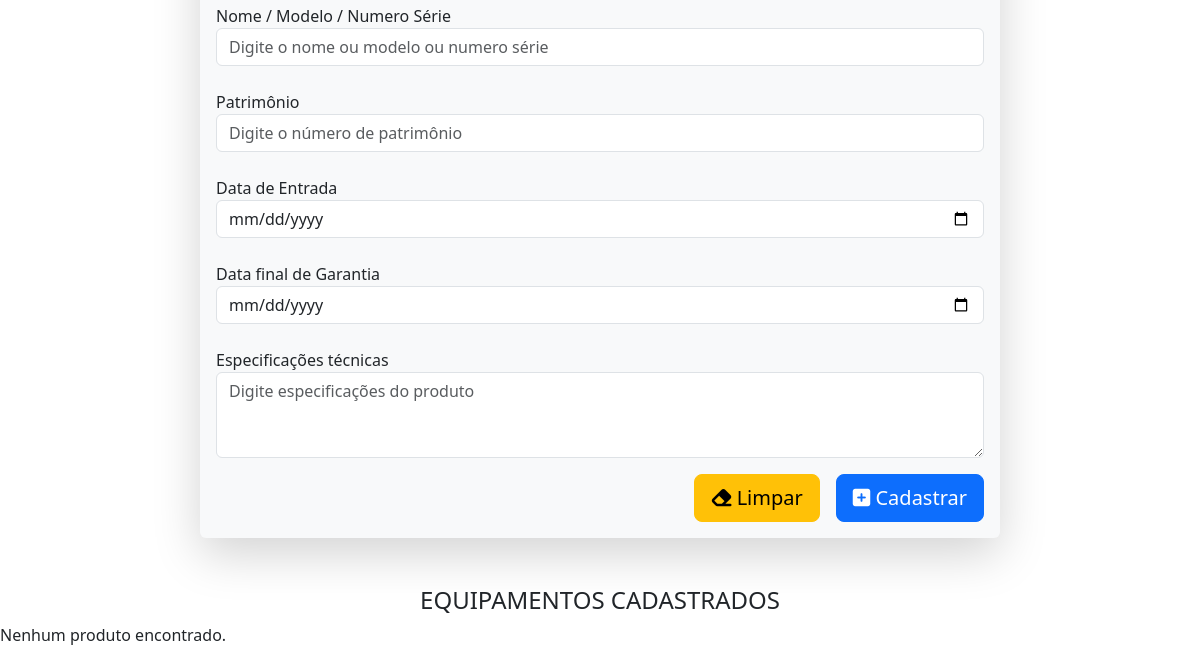
Before: /scripts/produto.php (lower part) with the older database file.
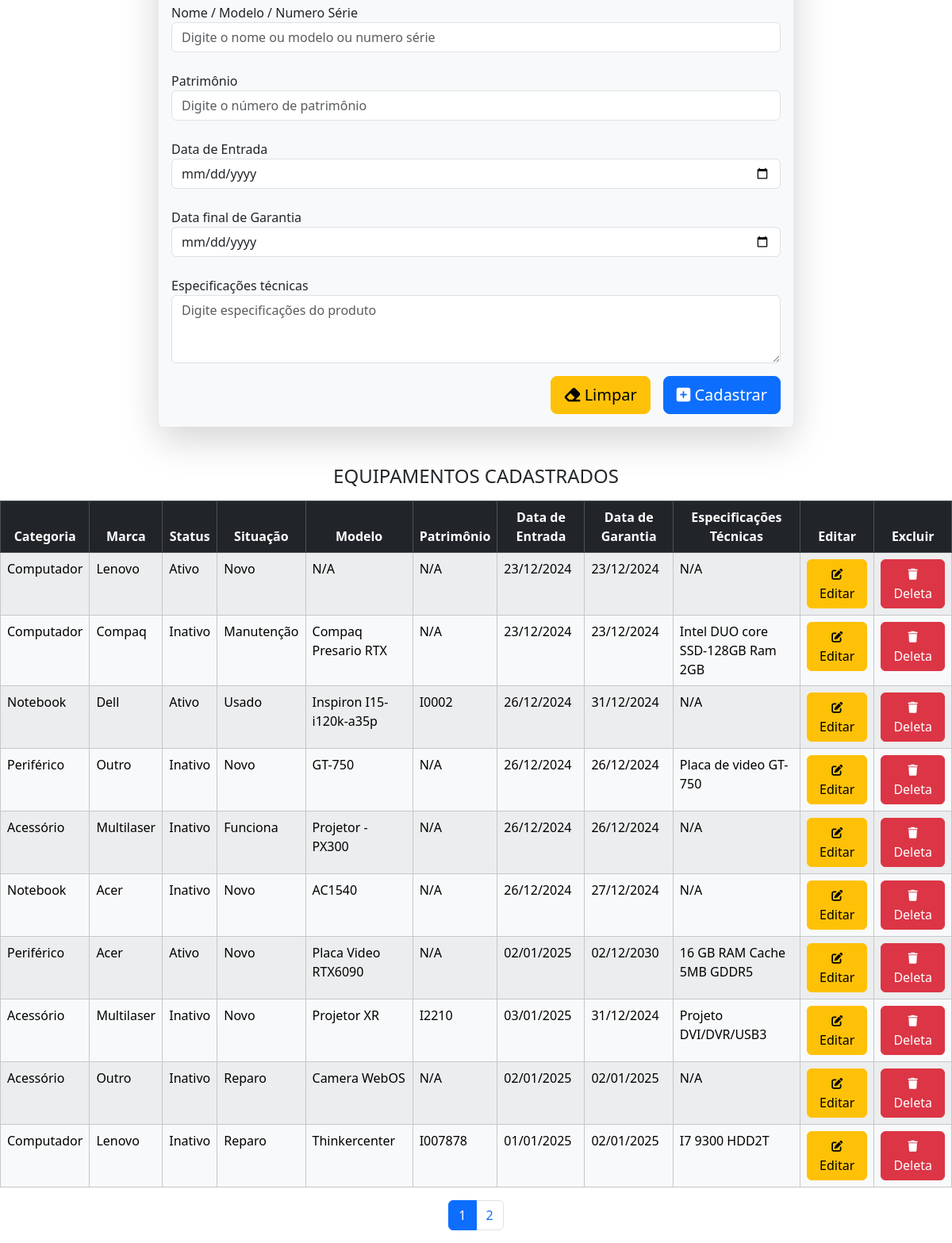
After: the same page with the newer database file.
### tables this page shows
CREATE TABLE IF NOT EXISTS `produto` (
  `id` int NOT NULL AUTO_INCREMENT,
  `status` enum('Ativo','Inativo') NOT NULL DEFAULT 'Ativo',
  `categoria` varchar(255) NOT NULL,
  `marca` varchar(255) NOT NULL,
  `situacao` varchar(50) NOT NULL,
  `modelo` varchar(255) NOT NULL,
  `patrimonio` varchar(50) NOT NULL,
  `data_entrada` date NOT NULL,
  `data_garantia` date DEFAULT NULL,
  `espec_tecnicas` text,
  `updated_at` datetime DEFAULT CURRENT_TIMESTAMP ON UPDATE CURRENT_TIMESTAMP,
  PRIMARY KEY (`id`)
);

### inc/database.php (called while the page is built, shortened)
<?php
class database
{
    public function executarConsulta($sql, $params = []) {
        try {
            $pdo = new PDO('mysql:host=' . DB_HOST . ';dbname=' . DB_NAME, DB_USER, DB_PASS);
            $pdo->setAttribute(PDO::ATTR_ERRMODE, PDO::ERRMODE_EXCEPTION);
            $stmt = $pdo->prepare($sql);
            $stmt->execute();
            return $stmt->fetchAll(PDO::FETCH_ASSOC);
        } catch (PDOException $e) {
            echo "Erro na consulta: " . $e->getMessage();
        }
    }
}

### inc/lista.php (the view, shortened to what this page needs)
<?php
include_once __DIR__ . '/../inc/database.php';
$db = new database();
$registrosPorPagina = 10;
$page = isset($_GET['page']) ? (int)$_GET['page'] : 1;
$page = max($page, 1);
$offset = ($page - 1) * $registrosPorPagina;
$sql = "SELECT * FROM produto LIMIT $registrosPorPagina OFFSET $offset";
$resultados = $db->executarConsulta($sql, []);
$sqlTotal = "SELECT COUNT(*) AS total FROM produto";
$totalRegistros = $db->executarConsulta($sqlTotal, [])[0]['total'];
$totalPaginas = ceil($totalRegistros / $registrosPorPagina);
?>
<div class="container mt-2 text-center text-uppercase">
    <div class="row">
        <div class="col">
            <h4>Equipamentos Cadastrados</h4>
        </div>
    </div>
</div>
<?php if (!empty($resultados)): ?>
    <table class="table table-light table-striped table-bordered mt-2">
        <thead class="table-dark">
            <tr class="text-center">
                <th>Categoria</th>
                <th>Marca</th>
                <th>Status</th>
                <th>Situação</th>
                <th>Modelo</th>
                <th>Patrimônio</th>
                <th>Data de Entrada</th>
                <th>Data de Garantia</th>
                <th>Especificações Técnicas</th>
                <th>Editar</th>
                <th>Excluir</th>
            </tr>
        </thead>
        <tbody>
            <?php foreach ($resultados as $produto): ?>
                <tr>
                    <td><?php echo htmlspecialchars($produto['categoria']); ?></td>
                    <td><?php echo htmlspecialchars($produto['marca']); ?></td>
                    <td><?php echo htmlspecialchars($produto['status']); ?></td>
                    <td><?php echo htmlspecialchars($produto['situacao']); ?></td>
                    <td><?php echo htmlspecialchars($produto['modelo']); ?></td>
                    <td><?php echo htmlspecialchars($produto['patrimonio']); ?></td>
                    <td><?php echo htmlspecialchars(date('d/m/Y', strtotime($produto['data_entrada']))); ?></td>
                    <td><?php echo htmlspecialchars(date('d/m/Y', strtotime($produto['data_garantia']))); ?></td>
                    <td><?php echo htmlspecialchars($produto['espec_tecnicas']); ?></td>
                    <td>
                        <a href="?rota=editar&id=<?php echo htmlspecialchars($produto['id']); ?>" class="btn btn-warning fs-6" title="editar">
                            <i class="fas fa-edit fa-sm mx-2 mt-1 mb-2"></i> Editar
                        </a>
                    </td>
                    <td>
                        <a onclick="return confirm('Confirma deleta este registro?')" href="?rota=delete&id=<?php echo htmlspecialchars($produto['id']); ?>" class="btn btn-danger" title="deleta">
                            <i class="fas fa-trash fa-sm mx-2 mt-1 mb-2"></i> Deleta
                        </a>
                    </td>
                </tr>
            <?php endforeach; ?>
        </tbody>
    </table>
<?php else: ?>
    <p>Nenhum produto encontrado.</p>
<?php endif; ?>
<?php if ($totalPaginas > 1): ?>
    <nav>
        <ul class="pagination justify-content-center">
            <?php for ($i = 1; $i <= $totalPaginas; $i++): ?>
                <li class="page-item <?php echo ($i === $page) ? 'active' : ''; ?>">
                    <a class="page-link" href="?rota=produto&page=<?php echo $i; ?>"><?php echo $i; ?></a>
                </li>
            <?php endfor; ?>
        </ul>
    </nav>
<?php endif; ?>

Changed rows visible on the page:
added produto: categoria "Computador", marca "Lenovo", status "Ativo", situacao "Novo", modelo "N/A", patrimonio "N/A", data_entrada "23/12/2024", data_garantia "23/12/2024", espec_tecnicas "N/A"
added produto: categoria "Computador", marca "Compaq", status "Inativo", situacao "Manutenção", modelo "Compaq Presario RTX", patrimonio "N/A", data_entrada "23/12/2024", data_garantia "23/12/2024", espec_tecnicas "Intel DUO core SSD-128GB Ram 2GB"
added produto: categoria "Notebook", marca "Dell", status "Ativo", situacao "Usado", modelo "Inspiron I15-i120k-a35p", patrimonio "I0002", data_entrada "26/12/2024", data_garantia "31/12/2024", espec_tecnicas "N/A"
added produto: categoria "Periférico", marca "Outro", status "Inativo", situacao "Novo", modelo "GT-750", patrimonio "N/A", data_entrada "26/12/2024", data_garantia "26/12/2024", espec_tecnicas "Placa de video GT-750"
added produto: categoria "Acessório", marca "Multilaser", status "Inativo", situacao "Funciona", modelo "Projetor - PX300", patrimonio "N/A", data_entrada "26/12/2024", data_garantia "26/12/2024", espec_tecnicas "N/A"
added produto: categoria "Notebook", marca "Acer", status "Inativo", situacao "Novo", modelo "AC1540", patrimonio "N/A", data_entrada "26/12/2024", data_garantia "27/12/2024", espec_tecnicas "N/A"
added produto: categoria "Periférico", marca "Acer", status "Ativo", situacao "Novo", modelo "Placa Video RTX6090", patrimonio "N/A", data_entrada "02/01/2025", data_garantia "02/12/2030", espec_tecnicas "16 GB RAM Cache 5MB GDDR5"
added produto: categoria "Acessório", marca "Multilaser", status "Inativo", situacao "Novo", modelo "Projetor XR", patrimonio "I2210", data_entrada "03/01/2025", data_garantia "31/12/2024", espec_tecnicas "Projeto DVI/DVR/USB3"
added produto: categoria "Acessório", marca "Outro", status "Inativo", situacao "Reparo", modelo "Camera WebOS", patrimonio "N/A", data_entrada "02/01/2025", data_garantia "02/01/2025", espec_tecnicas "N/A"
added produto: categoria "Computador", marca "Lenovo", status "Inativo", situacao "Reparo", modelo "Thinkercenter", patrimonio "I007878", data_entrada "01/01/2025", data_garantia "02/01/2025", espec_tecnicas "I7 9300 HDD2T"
Other visible differences:
text no longer shown: "Nenhum produto encontrado."
text now shown: "Categoria Marca Status Situação Modelo Patrimônio Data de Entrada Data de Garantia Especificações Técnicas Editar Excluir"
new list line: "1"
new list line: "2"
